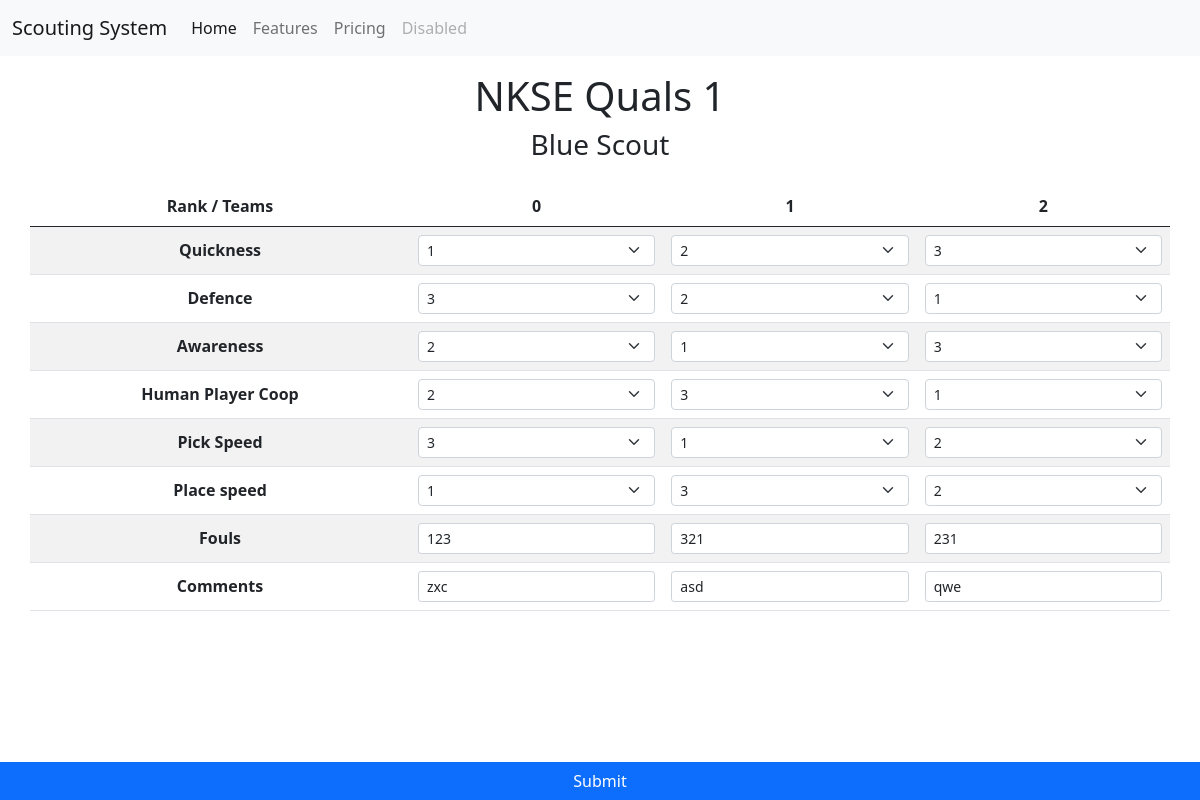
Page /data/NKSE/1/1/blue/ on the committed database.
### index/models.py (models this page shows, shortened)
class Match(models.Model):
    id = models.CharField(max_length=30, primary_key=True, unique=True)
    level = models.IntegerField(default=0)
    num = models.IntegerField(default=0)
    teams = models.TextField(default="")
    score_blue = models.IntegerField(default=0)
    score_red = models.IntegerField(default=0)
    event = models.ForeignKey(Event, on_delete=models.CASCADE)
    def level_as_str(self):
        if self.level == 0:
            return 'Pratice'
        elif self.level == 1:
            return 'Quals'
        elif self.level == 2:
            return 'PlayOff'
        else:
            return 'Other'

class SuperScout(models.Model):
    id = models.CharField(max_length=30, primary_key=True, unique=True)
    quick = models.IntegerField(default=3)
    defence = models.IntegerField(default=3)
    aware = models.IntegerField(default=3)
    human = models.IntegerField(default=3)
    pick = models.IntegerField(default=3)
    place = models.IntegerField(default=3)
    foul = models.CharField(max_length=100, default="")
    other = models.CharField(max_length=100, default="")
    target = models.ForeignKey(Match, on_delete=models.CASCADE)
    class Meta:
        ordering = ['id']

### index/views.py (the view, shortened to what this page needs)
# urls.py: path('data/<str:event>/<int:level>/<int:num>/<str:side>/', ScoutPage),
def ScoutPage(request, event, level, num, side):
    matchData = Match.objects.get(id=f'{event}_{level}_{num}')
    scoutList = list(SuperScout.objects.filter(target_id=f'{event}_{level}_{num}').all())
    if side == 'blue':
        scoutList = scoutList[0:3]
    elif side == 'red':
        scoutList = scoutList[3:6]
    return render(request, 'scout.html', {
        'matchData': matchData,
        'scoutList': scoutList,
        'side': side,
    })

### templates/scout.html (shortened to what this page needs)
{% extends 'base.html' %}
{% block nav %}{% include 'nav.html' %}{% endblock nav %}
{% block container %}
<div class="container">
    <div class="row mt-3">
        <div class="col text-center">
            <h1>{{matchData.event_id}} {{matchData.level_as_str}} {{matchData.num}}</h1>
            <h3>{{side|title}} Scout</h3>
        </div>
    </div>
    <form action="./" method="POST">
        <div class="row">
            <table class="table table-striped text-center align-middle mt-3">
                <thead>
                    <tr>
                        <th scope="col" class="col-4">Rank / Teams</th>
                        {% for scout in scoutList %}
                        <th scope="col">{{scout.id|last}}</th>
                        {% endfor %}
                    </tr>
                </thead>
                <tbody>
                    <tr>
                        <th scope="row">Quickness</th>
                        {% for scout in scoutList %}
                        <td>
                            <select class="form-select form-select-sm" name="quick" onchange="checkSelect(this)">
                                <option value="1" {% if scout.quick == 1 %}selected{% endif %}>1</option>
                                <option value="2" {% if scout.quick == 2 %}selected{% endif %}>2</option>
                                <option value="3" {% if scout.quick == 3 %}selected{% endif %}>3</option>
                            </select>
                        </td>
                        {% endfor %}
                    </tr>
                    <tr>
                        <th scope="row">Defence</th>
                        {% for scout in scoutList %}
                        <td>
                            <select class="form-select form-select-sm" name="defence" onchange="checkSelect(this)">
                                <option value="1" {% if scout.defence == 1 %}selected{% endif %}>1</option>
                                <option value="2" {% if scout.defence == 2 %}selected{% endif %}>2</option>
                                <option value="3" {% if scout.defence == 3 %}selected{% endif %}>3</option>
                            </select>
                        </td>
                        {% endfor %}
                    </tr>
                    <tr>
                        <th scope="row">Awareness</th>
                        {% for scout in scoutList %}
                        <td>
                            <select class="form-select form-select-sm" name="aware" onchange="checkSelect(this)">
                                <option value="1" {% if scout.aware == 1 %}selected{% endif %}>1</option>
                                <option value="2" {% if scout.aware == 2 %}selected{% endif %}>2</option>
                                <option value="3" {% if scout.aware == 3 %}selected{% endif %}>3</option>
                            </select>
                        </td>
                        {% endfor %}
                    </tr>
                    <tr>
                        <th scope="row">Human Player Coop</th>
                        {% for scout in scoutList %}
                        <td>
                            <select class="form-select form-select-sm" name="human" onchange="checkSelect(this)">
                                <option value="1" {% if scout.human == 1 %}selected{% endif %}>1</option>
                                <option value="2" {% if scout.human == 2 %}selected{% endif %}>2</option>
                                <option value="3" {% if scout.human == 3 %}selected{% endif %}>3</option>
                            </select>
                        </td>
                        {% endfor %}
                    </tr>
                    <tr>
                        <th scope="row">Pick Speed</th>
                        {% for scout in scoutList %}
                        <td>
                            <select class="form-select form-select-sm" name="pick" onchange="checkSelect(this)">
                                <option value="1" {% if scout.pick == 1 %}selected{% endif %}>1</option>
                                <option value="2" {% if scout.pick == 2 %}selected{% endif %}>2</option>
                                <option value="3" {% if scout.pick == 3 %}selected{% endif %}>3</option>
                            </select>
                        </td>
                        {% endfor %}
                    </tr>
                    <tr>
                        <th scope="row">Place speed</th>
                        {% for scout in scoutList %}
                        <td>
                            <select class="form-select form-select-sm" name="place" onchange="checkSelect(this)">
                                <option value="1" {% if scout.place == 1 %}selected{% endif %}>1</option>
                                <option value="2" {% if scout.place == 2 %}selected{% endif %}>2</option>
                                <option value="3" {% if scout.place == 3 %}selected{% endif %}>3</option>
                            </select>
                        </td>
                        {% endfor %}
                    </tr>
                    <tr>
                        <th scope="row">Fouls</th>
                        {% for scout in scoutList %}
                        <td><input type="text" value="{{scout.foul}}" class="form-control form-control-sm" name="foul"></td>
                        {% endfor %}
                    </tr>
                    <tr>
                        <th scope="row">Comments</th>
                        {% for scout in scoutList %}
                        <td><input type="text" value="{{scout.other}}" class="form-control form-control-sm" name="other"></td>
                        {% endfor %}
                    </tr>
                </tbody>
            </table>
        </div>
        <div class="row fixed-bottom">
            <button class="btn btn-primary" type="submit">Submit</button>
        </div>
    </form>
</div>
{% endblock container %}

### templates/base.html (shortened to what this page needs)
{% load static %}
<!doctype html>
<html>
<head>
  <link href="{% static 'css/bootstrap.css' %}" rel="stylesheet" />
</head>
<body>
    {% block nav %} {% endblock nav %}
    {% block container %} {% endblock container %}
</body>
</html>

### templates/nav.html (shortened to what this page needs)
<nav class="navbar navbar-expand-lg navbar-light bg-light">
    <div class="container-fluid">
      <a class="navbar-brand" href="/">Scouting System</a>
      <div class="collapse navbar-collapse" id="navbarNav">
        <ul class="navbar-nav">
          <li class="nav-item">
            <a class="nav-link active" aria-current="page" href="/">Home</a>
          </li>
          <li class="nav-item">
            <a class="nav-link" href="#">Features</a>
          </li>
          <li class="nav-item">
            <a class="nav-link" href="#">Pricing</a>
          </li>
          <li class="nav-item">
            <a class="nav-link disabled">Disabled</a>
          </li>
        </ul>
      </div>
    </div>
  </nav>

### rows in the picture
Match: event_id "NKSE", level_as_str "Quals", num "1"
SuperScout: id|last "0", quick "1", defence "3", aware "2", human "2", pick "3", place "1", foul "123", other "zxc"
SuperScout: id|last "1", quick "2", defence "2", aware "1", human "3", pick "1", place "3", foul "321", other "asd"
SuperScout: id|last "2", quick "3", defence "1", aware "3", human "1", pick "2", place "2", foul "231", other "qwe"

### other values in the picture
{{ side|title }} "Blue"
